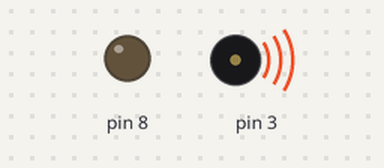
Bench run of a sketch on a simulated Arduino Uno, built with avr-gcc and run on an emulated ATmega328P. On the bench: output pins drawn as LEDs (lit = HIGH), buzzer (waves = sounding).

Above: at 0.15 s.
Timing chart, 0 to 3.0 s (numbered marks = the images above):
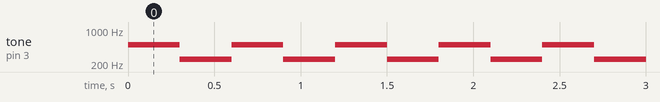

The sketch:

police_with_Pizo_element.ino
```cpp
void setup() {
 pinMode(8, OUTPUT);
// pinMode(10,OUTPUT);
//pinMode (3, OUTPUT);
 }

void loop() {
 //digitalWrite(10, HIGH);
 //digitalWrite(8,LOW);
 tone(3,500,300);
 delay(300);
 noTone(3);
 //digitalWrite(8, HIGH);
 //digitalWrite(10,LOW);
 tone(3,250,300);
 delay(300);
 noTone(3);
}
```

Measured:
- by itself, tone on pin 3: alternates 500 Hz for 0.30 s and 250 Hz for 0.30 s
